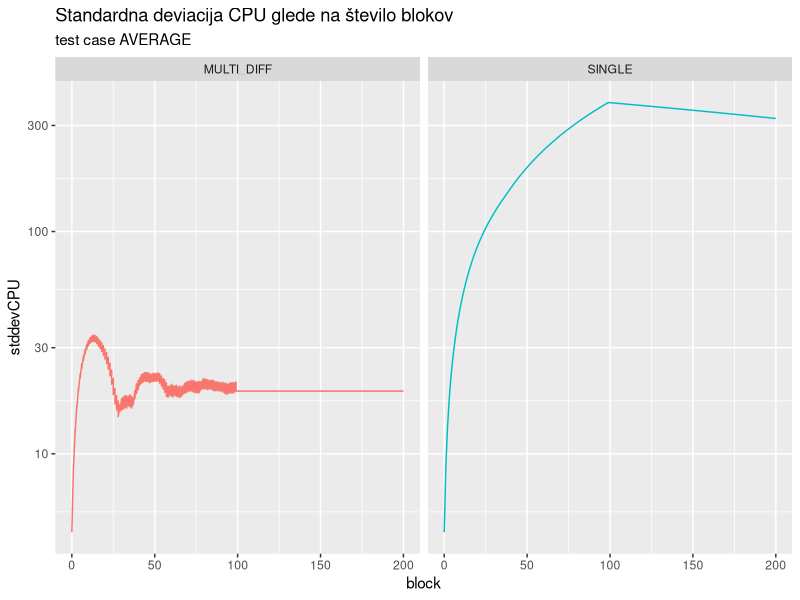

Source code (R):
library(tidyverse)

migrationsSingle <- read.csv('testdata/single-multi/migrations-single.csv')
migrationsMultiple <- read.csv('testdata/single-multi/migrations-multi.csv')

# STDDEV ~ BLOCK
migrationsSingle %>% rbind(migrationsMultiple) %>% 
  {testCase <<- unique(.$testCase); .} %>% 
  ggplot() +
  geom_line(aes(x=block, y=stddevCPU, color=algorithm)) +
  scale_y_continuous(trans='log10') +
  xlim(0, 200) +
  facet_wrap(~algorithm) +
  theme(legend.position="none") +
  labs(title="Standardna deviacija CPU glede na število blokov", subtitle = paste("test case", testCase))